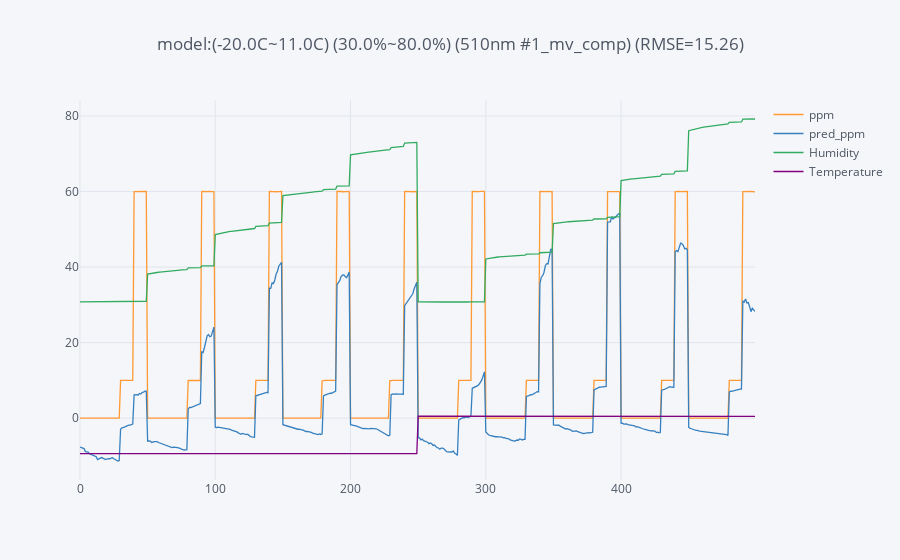

Notebook source saved alongside this figure:
### Code cell
#setting humidity range
humidity_data_dict = {                                         
#         '30%~50%': (50, 200),        #30%, 30%, 40%, 50%
#         '40%~70%': (150, 300),     #40%, 50%, 60%, 70%
    
        '0%~70%': (50, 300),     
    
#           'humidity 4': (0, 1500),
#           'humidity 5': (1000, 2000),
#             'humidity 6': (1500, 2500),
#             'humidity 7': (2000, 3000),
#             'humidity 8': (2500, 3500),    
             
                  }

# implement humidity range loop
for C, D in humidity_data_dict.values():
    # load training data
    dk_n20C = df_n20C[C:D].copy().reset_index(drop=True)
    dk_n10C = df_n10C[C:D].copy().reset_index(drop=True)
    dk_0C = df_0C[C:D].copy().reset_index(drop=True)
    dk_10C = df_10C[C:D].copy().reset_index(drop=True)
#     dk_20C = df_20C[C:D].copy().reset_index(drop=True)
#     dk_30C = df_30C[C:D].copy().reset_index(drop=True)
#     dk_40C = df_40C[C:D].copy().reset_index(drop=True)
#     dk_50C = df_50C[C:D].copy().reset_index(drop=True)
 
    # Load testing data
    dk_test_0C = df_test_0C[C:D].copy().reset_index(drop=True)
#     dk_test_0C_2 = df_test_0C_2[C:D].copy().reset_index(drop=True)
    dk_test_n10C = df_test_n10C[C:D].copy().reset_index(drop=True)
#     dk_test_10C = df_test_10C[C:D].copy().reset_index(drop=True)
#     dk_test_20C = df_test_20C[C:D].copy().reset_index(drop=True)
#     dk_test_20C_2 = df_test_20C_2[C:D].copy().reset_index(drop=True)
#     dk_test_20C_3 = df_test_20C_3[C:D].copy().reset_index(drop=True)
#     dk_test_40C = df_test_40C[C:D].copy().reset_index(drop=True)
    
#     dk_test_20C_4 = df_test_20C_4.copy().reset_index(drop=True)
#     dk_test_20C_5 = df_test_20C_5.copy().reset_index(drop=True)
#     dk_test_20C_6 = df_test_20C_6.copy().reset_index(drop=True)
#     dk_test_20C_7 = df_test_20C_7.copy().reset_index(drop=True)
    
#     dk_test_25C_1 = df_test_25C_1.copy().reset_index(drop=True)
#     dk_test_25C_2 = df_test_25C_2.copy().reset_index(drop=True)
    
#     dk_test_15C_1 = df_test_15C_1.copy().reset_index(drop=True)
#     dk_test_15C_2 = df_test_15C_2.copy().reset_index(drop=True)

    #setting temperature range
    '''dict = {temp. 1 : ([training data1, data2], [blind test data1, data2], white_card_std data)}'''
    
    temp_data_dict = {  
             # paper based setting
            'temp. 1': ([dk_n20C, dk_n10C, dk_0C, dk_10C], [dk_test_n10C, dk_test_0C], dk_n10C),
        
#             'temp. 1-2': ([dk_n10C, dk_0C, dk_10C], [dk_test_0C], dk_n10C),
#             'temp. 2': ([dk_30C, dk_40C, dk_50C],[dk_test_40C], dk_n10C),
#             'temp. 3': ([dk_30C, dk_40C, dk_50C], [dk_40C], dk_n10C),
        
#         'temp. 4': ([dk_0C, dk_10C, dk_20C, dk_30C], [dk_test_15C_1, dk_test_15C_2], dk_10C),
#         'temp. 5': ([dk_30C, dk_40C, dk_50C], [dk_test_30C], dk_10C),
        
        
#         'temp. 3': ([dk_0C, dk_10C, dk_20C], [dk_test_20C], dk_10C),
#         'temp. 4': ([dk_20C, dk_30C, dk_40C], [dk_test_20C], dk_10C),
#         'temp. 5': ([dk_30C, dk_40C, dk_50C], [dk_30C], dk_10C),
        
#         'temp. 5': ([dk_0C, dk_10C, dk_20C, dk_30C, dk_40C, dk_50C], [dk_test_20C], dk_10C),
        
                      } 
    
    # implement temp. range loop
    
    for temp_data, temp_blind_test, k_white_card_std in temp_data_dict.values():
        
#                    
            # plot each model 4D data
#             module_4D.plot_4D_multi_model(temp_data, temp_blind_test, channel_list, sensor_number)
    
            # concate training data        
            df_all = pd.concat(temp_data).reset_index(drop=True)
            df_test = pd.concat(temp_blind_test).reset_index(drop=True)
            
            
            # 取0ppm資料
            dk_all_0ppm = df_all[df_all['ppm']<1].copy()
            dk_test_0ppm = df_test[df_test['ppm']<1].copy()
            
            # 取10ppm資料
            dk_all_10ppm = df_all[(df_all['ppm']>9)&(df_all['ppm']<11)].copy()
            dk_test_10ppm = df_test[(df_all['ppm']>9)&(df_all['ppm']<11)].copy()
            
            # 取60ppm資料
            dk_all_60ppm = df_all[(df_all['ppm']>59)].copy()
            dk_test_60ppm = df_test[(df_all['ppm']>59)].copy()
            
            dk_data_dict = {'0ppm':(dk_all_0ppm, dk_test_0ppm),
                            '10ppm':(dk_all_10ppm, dk_test_10ppm),
                            '60ppm':(dk_all_60ppm, dk_test_60ppm)}

            #training model for 0ppm, 10ppm, 60ppm surface
            
#             temp_range_surf_coef_list
            surf_coef_list = [] # store ppm surface coefficient
            for ppm, ppm_data in dk_data_dict.items():
                
                dk_data, dk_test = ppm_data
            
                y_train = dk_data[train_channel] + shift 
                x_train = dk_data[['Temperature', 'Humidity']]  

                y_test = dk_test[test_channel] 
                x_test = dk_test[['Temperature', 'Humidity']]  

#                 y_train = y_train + shift
                channels = [train_channel]

                ### Ridge regression
    #             step = humidity_step
                os.chdir(path)                
                loss_list = []
                loss_each_step_list = []
                for i in channels:
                    ridge = modeling(name=name,
                                     sensor_number=sensor_number,
                                     channel=i,
                                      x_train=x_train, 
                                      y_train=y_train, 
                                      x_test=x_test, 
                                      y_test=y_test, 
                                      model_name=model_name, 
                                      degree=degree,
                                      step=humidity_step,
                                      output_modify=output_modify,
                                      white_card_std=k_white_card_std,
                                      white_card_side=white_card_side,
                                      white_card_std_multiple=white_card_std_multiple,
                                      shift=shift,            
                                      multiple=multiple,
                                      ppm=ppm)
                    intercept, coef, TL, TU, HL, HU = ridge.regression()
#                     loss_list.append(loss)
#                     ridge.loss()
                #     loss_each_step = ridge.loss_each_step()    
#                     ridge.y_pred_scale_buffer(buffer=2)
#                     ridge.plot()
                    ridge.coef()
                    coefficient = np.insert(coef, 0, intercept)
                    surf_coef_list.append(coefficient)
#                   

            test_data = df_test[[test_channel, 'Temperature', 'Humidity', 'ppm']]
            signal_0ppm_list = []
            signal_10ppm_list = []
            signal_60ppm_list = []
            ppm_list = []
            for index, row in test_data.iterrows():
                signal, temperature, humidity, _ = row

                signal_0ppm = calculateEachSurfaceSignal(surf_coef_list[0], x0=temperature, x1=humidity, degree=degree)
                signal_0ppm_list.append(signal_0ppm)

                signal_10ppm = calculateEachSurfaceSignal(surf_coef_list[1], x0=temperature, x1=humidity, degree=degree)
                signal_10ppm_list.append(signal_10ppm)

                signal_60ppm = calculateEachSurfaceSignal(surf_coef_list[2], x0=temperature, x1=humidity, degree=degree)
                signal_60ppm_list.append(signal_60ppm)

            #     print(signal_0ppm, signal_10ppm, signal_60ppm)

                ppm = interpolation(signal, signal_0ppm, signal_10ppm, signal_60ppm) # for positive response
#                 ppm = interpolation_nagative_response(signal, signal_0ppm, signal_10ppm, signal_60ppm) # for negative response
                ppm_list.append(float(ppm))
                
            # RMSE
            rmse_test = np.sqrt(mean_squared_error(ppm_list, test_data['ppm'])).round(2)

            # Interpolation prediction result    
            predict_test_data = test_data.copy()
            predict_test_data['signal_0ppm'] = signal_0ppm_list
            predict_test_data['signal_10ppm'] = signal_10ppm_list
            predict_test_data['signal_60ppm'] = signal_60ppm_list
            predict_test_data['pred_ppm'] = ppm_list
            temp_min = predict_test_data['Temperature'].min().round(2)
            temp_max = predict_test_data['Temperature'].max().round(2)
            hum_min = predict_test_data['Humidity'].min().round(2)
            hum_max = predict_test_data['Humidity'].max().round(2)
            title = 'model:({}C~{}C) ({}%~{}%) ({}) (RMSE={})'.format(TL, TU, HL, HU, test_channel, rmse_test)
            predict_test_data.iplot(kind='scatter', y=['ppm', 'pred_ppm', 'Humidity', 'Temperature'], title=title)
            print(surf_coef_list[0])
            print(surf_coef_list[1])
            print(surf_coef_list[2])
            predict_test_data
            
            # save prediction result
            folderName = '{}_degree={}'.format(name, degree)
            savePath = os.path.join(os.getcwd(), folderName)
            filename = '({}C~{}C) ({}%~{}%) ({}) (RMSE={})'.format(TL, TU, HL, HU, train_channel, rmse_test)
            plt.plot(predict_test_data['Temperature'], 'r')
            plt.plot(predict_test_data['Humidity'], 'b')
            plt.plot(predict_test_data['ppm'], 'g')
            plt.plot(predict_test_data['pred_ppm'], 'orange')
            plt.ylabel('Temperature/ Humidity/ ppm')
            plt.grid(alpha=0.3)
            plt.legend(bbox_to_anchor=(0., 1.02, 1., .102),  loc=3, ncol=4, mode="expand")
            plt.title(filename, y=1.15, fontsize=10)
            plt.savefig(savePath + '/' + filename + '.png', dpi=200, bbox_inches='tight')
            plt.close() 
            plt.show()

### Figure 1 — Plotly figure (JSON) as saved in the notebook; plotly's stock layout.template omitted (floating-point values rounded to 4 significant figures; data arrays with more than 128 entries replaced by an {"elided": "..."} marker saying what was removed)
{"data": [{"line": {"color": "rgba(255, 153, 51, 1.0)", "dash": "solid", "shape": "linear", "width": 1.3}, "mode": "lines", "name": "ppm", "text": "", "type": "scatter", "uid": "b47ad3c3-ccee-4783-ae4b-22dfd14233fb", "x": {"elided": "500 int values"}, "y": {"elided": "500 float values"}}, {"line": {"color": "rgba(55, 128, 191, 1.0)", "dash": "solid", "shape": "linear", "width": 1.3}, "mode": "lines", "name": "pred_ppm", "text": "", "type": "scatter", "uid": "6ecd452d-ad3c-4b7f-a5e8-8f43c332aa81", "x": {"elided": "500 int values"}, "y": {"elided": "500 float values"}}, {"line": {"color": "rgba(50, 171, 96, 1.0)", "dash": "solid", "shape": "linear", "width": 1.3}, "mode": "lines", "name": "Humidity", "text": "", "type": "scatter", "uid": "09c7ddd3-7722-46e2-a46a-2c601e374f30", "x": {"elided": "500 int values"}, "y": {"elided": "500 float values"}}, {"line": {"color": "rgba(128, 0, 128, 1.0)", "dash": "solid", "shape": "linear", "width": 1.3}, "mode": "lines", "name": "Temperature", "text": "", "type": "scatter", "uid": "56b371ec-5809-4b0a-84af-94b197315697", "x": {"elided": "500 int values"}, "y": {"elided": "500 float values"}}], "layout": {"legend": {"bgcolor": "#F5F6F9", "font": {"color": "#4D5663"}}, "paper_bgcolor": "#F5F6F9", "plot_bgcolor": "#F5F6F9", "title": {"font": {"color": "#4D5663"}, "text": "model:(-20.0C~11.0C) (30.0%~80.0%) (510nm #1_mv_comp) (RMSE=15.26)"}, "xaxis": {"gridcolor": "#E1E5ED", "showgrid": true, "tickfont": {"color": "#4D5663"}, "title": {"font": {"color": "#4D5663"}, "text": ""}, "zerolinecolor": "#E1E5ED"}, "yaxis": {"gridcolor": "#E1E5ED", "showgrid": true, "tickfont": {"color": "#4D5663"}, "title": {"font": {"color": "#4D5663"}, "text": ""}, "zerolinecolor": "#E1E5ED"}}}
